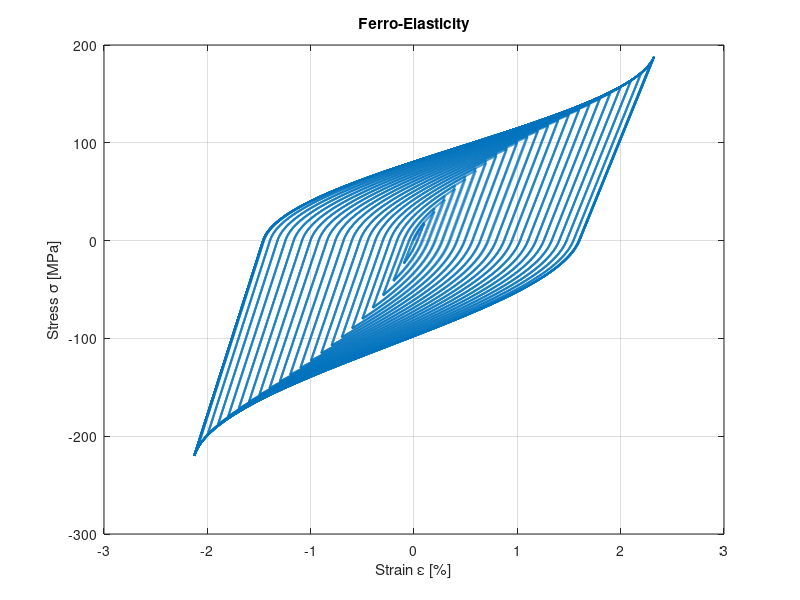
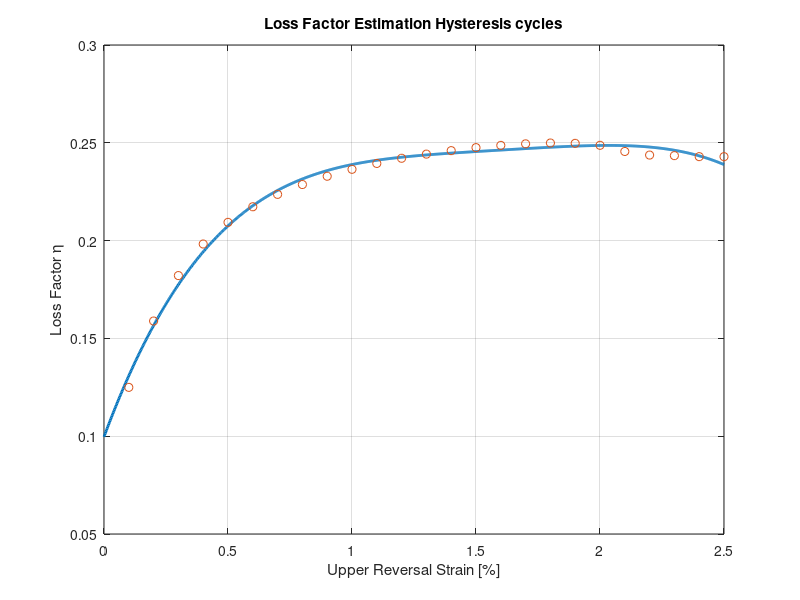
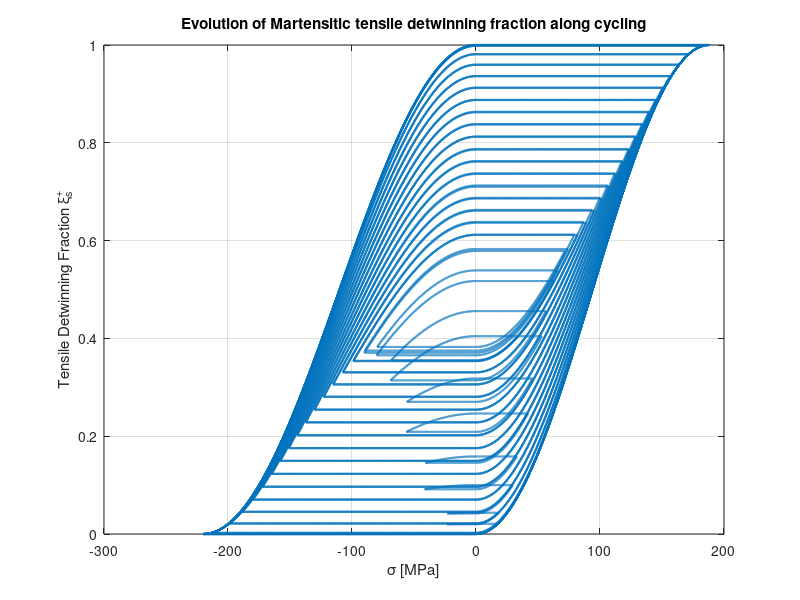
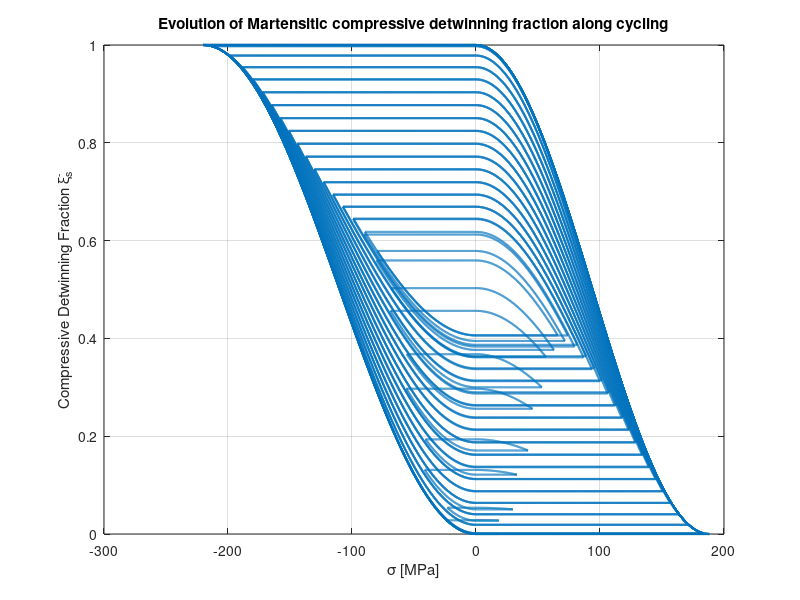

The MATLAB source for these figures, in order:
clear all
clc
close all

% Young's
E_a = 34.9e3; %[MPa]
E_m_p = 26e3;%140e3; %[MPa]
E_m_n = 33e3;%90e3;
E_m_T = 26e3;%100e3;
% Other SMA parameters
Teta = 0.55; %[MPa/°C]
Mf = -55; %[°C]
Ms = -35; %[°C]
As = -30; %[°C]
Af = -15; %[°C]
C_M_p = 1; %[MPa/°C]
C_A_p = 3; %[MPa/°C]
C_M_n = 0.2;
C_A_n = 3;
sigma_s_cr_p = 0; %[MPa]
sigma_f_cr_p = 188;%180; %[MPa]
sigma_s_cr_n = 0;
sigma_f_cr_n = -220;%-180;
% Maximum transformation strains (thesis Table 3.2)
eps_L_p = 0.016;
eps_L_n = -0.0146;
a_M = pi / (Ms - Mf);
a_A = pi / (Af - As);
T = -60;
% Bekker-Brinson Algorithm
sigma_plot = [];
eps_plot = [];
xisp = 0;
xism = 0;
xiT = 0;
%%%%%%%%%% EPS REVERSAL INPUT %%%%%%%%%%%%%%%%%%%%%%%%%%%%%%%%%%%%%%%%%%%%
% Reversal amplitudes 0.1 % ... 2.5 % (abscissa of thesis Fig. 2.28)
eps_upp = 0.001:0.001:0.025;
%%%%%%%%%% EPS REVERSAL INPUT %%%%%%%%%%%%%%%%%%%%%%%%%%%%%%%%%%%%%%%%%%%%
eps_downn = -eps_upp;
Loss_factor = 0;
sigma = 0;
E = E_m_T;
csi_S_p = 0;
csi_S_n = 0;
csi_T = 1;
eps4 = 0;
eu = [];
for kk = eps_upp
%     Inizializzazione
    eps_up = kk;
    eps_down = -eps_up;
    eu = [eu eps_up];
% Cicli all'interno dello stesso ciclo Tensione-Compressione
    for ii = 1:2
% Tension, per eventuale prova con ssp > 0 e/o ssm < 0
%         sigma = linspace(sigma_s_cr_p, sigma_s_cr_p, 1000)';
%         eps = sigma / E(end) + eps_L_p * csi_S_p(end) + eps_L_n * csi_S_n(end);
% Dissipated energy tension
%         E_diss1 = trapz(eps,sigma);
% Reorientation 1
        sigma2 = linspace(0, sigma_f_cr_p, 1000)';
        Y2 = cos(pi * (sigma2 - sigma_s_cr_p) / (sigma_f_cr_p - sigma_s_cr_p));
        csi_S_p2 = (1 - Y2) / 2 + csi_S_p(end) * (1 + Y2) / 2;
        csi_T2 = csi_T(end) * (1 - csi_S_p2) / (1 - csi_S_p(end));
        csi_S_n2 = csi_S_n(end) * (1 - csi_S_p2) / (1 - csi_S_p(end));
        E2 = E_a + csi_S_p2 * (E_m_p - E_a) + csi_S_n2 * (E_m_n - E_a) + csi_T2 * (E_m_T - E_a);
        eps2 = sigma2 ./ E2 + eps_L_p * csi_S_p2 + eps_L_n * csi_S_n2;
        eps2 = eps2(eps2 <= eps_up);
        sigma2 = sigma2(1:length(eps2));
        csi_S_p2 = csi_S_p2(1:length(eps2));
        csi_S_n2 = csi_S_n2(1:length(eps2));
        csi_T2 = csi_T2(1:length(eps2));
        E2 = E2(1:length(eps2));
% Energy
        E_diss2 = trapz(eps2,sigma2);
%         U_max2 = 1/2 * eps2(end) * sigma2(end);
% Aggiornamento XI ed E plot
xisp = [xisp ; csi_S_p2];
xism = [xism ; csi_S_n2];
xiT = [xiT ; csi_T2];
E = [E ; E2];
%%%%%%%%%%%%%%%%%%%%%%%%%%%%
%         if sigma2(end) <= 40
%             sigma_s_cr_n = sigma2(end);
%         else
%             sigma_s_cr_n = 40;
%         end 
% Compression linear
        sigma3 = linspace(sigma2(end), sigma_s_cr_n, 1000)';
        eps3 = sigma3 / E2(end) + eps_L_p * csi_S_p2(end) + eps_L_n * csi_S_n2(end);
% Aggiornamento XI plot
xisp = [xisp ; xisp(end)*ones(length(sigma3),1)];
xism = [xism ; xism(end)*ones(length(sigma3),1)];
xiT = [xiT ; xiT(end)*ones(length(sigma3),1)];
E = [E ; E(end)*ones(length(sigma3),1)];
% Energy
        E_diss3 = trapz(eps3,sigma3);
% Reorientation 2
        sigma4 = linspace(sigma3(end), sigma_f_cr_n, 1000)';
        Y4 = cos(pi * (sigma4 - sigma_s_cr_n) / (sigma_f_cr_n - sigma_s_cr_n));
        csi_S_n4 = (1 - Y4) / 2 + csi_S_n2(end) * (1 + Y4) / 2;
        csi_S_p4 = csi_S_p2(end) * (1 - csi_S_n4) / (1 - csi_S_n2(end));
        csi_T4 = csi_T2(end) * (1 - csi_S_n4) / (1 - csi_S_n2(end));
        E4 = E_a + csi_S_p4 * (E_m_p - E_a) + csi_S_n4 * (E_m_n - E_a) + csi_T4 * (E_m_T - E_a);
        eps4 = sigma4 ./ E4 + eps_L_p * csi_S_p4 + eps_L_n * csi_S_n4;
        eps4 = eps4(eps4 >= eps_down);
        sigma4 = sigma4(1:length(eps4));
        csi_S_p4 = csi_S_p4(1:length(eps4));
        csi_S_n4 = csi_S_n4(1:length(eps4));
        csi_T4 = csi_T4(1:length(eps4));
        E4 = E4(1:length(eps4));
% Energy
        E_diss4 = trapz(eps4,sigma4);
%         U_max4 = 1/2 * eps4(end) .* sigma4(end);
% Aggiornamento XI plot
xisp = [xisp ; csi_S_p4];
xism = [xism ; csi_S_n4];
xiT = [xiT ; csi_T4];
E = [E ; E4];
% Per eventuale prova con sfp variabile con punto di arrivo
%         if sigma4(end) >= -10
%             sigma_s_cr_p = sigma4(end);
%         else
%             sigma_s_cr_p = -10;
%         end        
% Tension linear
        sigma5_lin = linspace(sigma4(end), sigma_s_cr_p, 1000)';
        eps5_lin = sigma5_lin / E4(end) + eps_L_p * csi_S_p4(end) + eps_L_n * csi_S_n4(end);
% Energy 
        E_diss5 = trapz(eps5_lin,sigma5_lin);
% Aggiornamento XI plot
xisp = [xisp ; xisp(end)*ones(length(sigma5_lin),1)];
xism = [xism ; xism(end)*ones(length(sigma5_lin),1)];
xiT = [xiT ; xiT(end)*ones(length(sigma5_lin),1)];
E = [E ; E(end)*ones(length(sigma5_lin),1)];
% Reorientation from ssp < 0 to 0 (particular case)       
%         sigma5 = linspace(sigma5_lin(end), 0, 1000)';
%         Y5 = cos(pi * (sigma5 - sigma_s_cr_p) / (sigma_f_cr_p - sigma_s_cr_p));
%         csi_S_p5 = (1 - Y5) / 2 + csi_S_p4(end) * (1 + Y5) / 2;
%         csi_T5 = csi_T4(end) * (1 - csi_S_p5) / (1 - csi_S_p4(end));
%         csi_S_n5 = csi_S_n4(end) * (1 - csi_S_p5) / (1 - csi_S_p4(end));
%         E5 = E_a + csi_S_p5 * (E_m_p - E_a) + csi_S_n5 * (E_m_n - E_a) + csi_T5 * (E_m_T - E_a);
%         eps5 = sigma5 ./ E5 + eps_L_p * csi_S_p5 + eps_L_n * csi_S_n5;
% Energy
%         E_diss5 = trapz(eps5,sigma5);
% Putting together the variables for the plot
        sigma_plot = [sigma_plot; sigma2; sigma3; sigma4; sigma5_lin];
        eps_plot = [eps_plot; eps2; eps3; eps4; eps5_lin;];        
% Re-inizializzazione variabili
        csi_S_p(end) = csi_S_p4(end);
        csi_S_n(end) = csi_S_n4(end);
        csi_T(end) = csi_T4(end);
% All the energies within the repetition of the same eps-revs cycle
        E_diss_cycle(ii,1) = E_diss2 + E_diss4 + E_diss5;
    end
% Energies of the different Tension-Compression cycles
    E_diss_strain = E_diss_cycle(end);
%     U_max = U_max2 + U_max4;
    U_max = E_diss2 - 1/2*(E_diss2+E_diss3) + E_diss4 - 1/2*(E_diss4+E_diss5);
    Loss_factor(end+1) = E_diss_strain / (2 * pi * U_max)
end
% EPSILON - SIGMA
figure
plot(eps_plot * 100, sigma_plot, 'LineWidth', 1.5);
xlabel('Strain \epsilon [%]')
ylabel('Stress \sigma [MPa]')
grid on
title('Ferro-Elasticity')
% EPSILON_REV - LOSS_FACTOR
p = polyfit(eu,Loss_factor(2:end),4)
% The regenerated polynomial is written to results/p_regen.mat; the shipped data/p.mat is not overwritten.
% To use the regenerated curve:  cfg = case_base(); cfg.p_file = fullfile('results','p_regen.mat');
here = fileparts(mfilename('fullpath'));
if ~exist(fullfile(here,'..','results'),'dir'), mkdir(fullfile(here,'..','results')); end
save(fullfile(here,'..','results','p_regen.mat'),'p');
xx = linspace(0,max(eps_upp),1000);   % max(): eps_upp is a vector
yy = p(1)*xx.^4+p(2)*xx.^3+p(3)*xx.^2+p(4)*xx.^1+p(5);
figure
plot(xx*100,yy,'LineWidth',2)
hold on
plot(eu * 100, Loss_factor(2:end),'o')
hold off
grid on
xlabel('Upper Reversal Strain [%]')
ylabel('Loss Factor \eta')
title('Loss Factor Estimation Hysteresis cycles')
% SIGMA - XISP
figure
plot(sigma_plot , xisp(2:end), 'LineWidth', 1.5)
grid on
xlabel('\sigma [MPa]')
ylabel('Tensile Detwinning Fraction \xi_s^+')
title('Evolution of Martensitic tensile detwinning fraction along cycling')
% SIGMA - XISM
figure
plot(sigma_plot , xism(2:end), 'LineWidth', 1.5)
grid on
xlabel('\sigma [MPa]')
ylabel('Compressive Detwinning Fraction \xi_s^-')
title('Evolution of Martensitic compressive detwinning fraction along cycling')
% SIGMA - XIT
figure
plot(sigma_plot , xiT(2:end), 'LineWidth', 1.5)
grid on
xlabel('\sigma [MPa]')
ylabel('Twinned Martensite Fraction \xi_T')
title('Evolution of Twinned Martensite fraction along cycling')
% SIGMA - E
figure
plot(sigma_plot , E(2:end), 'LineWidth', 1.5)
grid on
xlabel('\sigma [MPa]')
ylabel("Young's modulus [MPa]")
title("Evolution of Young's modulus along cycling")
